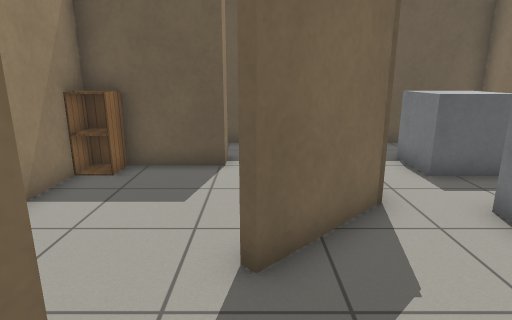
view 1 (above)

17 first-person views from a walk through a robot-simulator world made for Gazebo. The camera is 1.2 m above the floor, tilts 14° down and sees 75° across. The floor is counted in squares, 0.5 m on a side. Each view is taken from the middle of a square. On the plan, view 1 faces up. The plan holds only what a view shows up to about 20 squares ahead; the rest is blank. Gazebo's built-in surfaces are drawn with simple patterns.

view 2
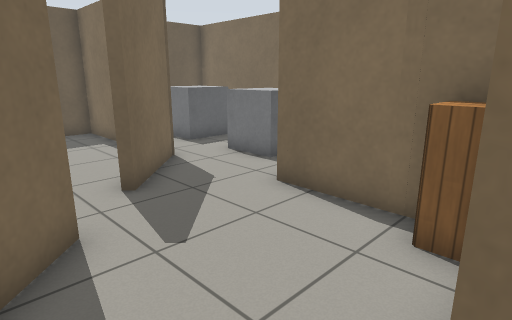

view 3
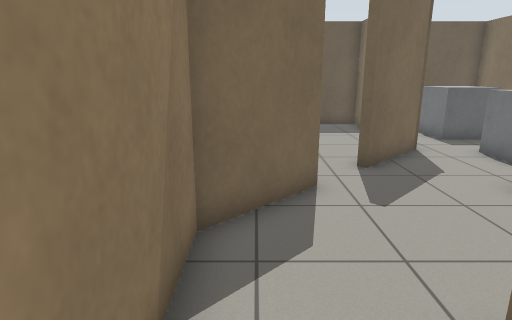

view 4
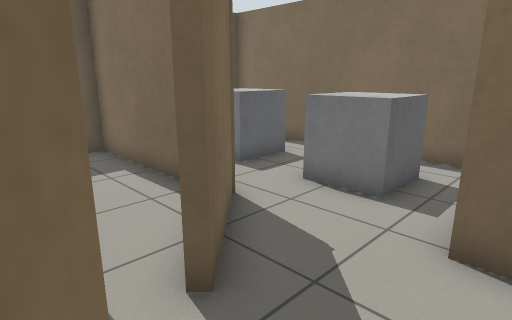

view 5
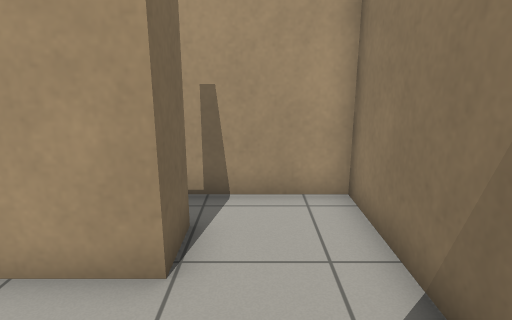

view 6
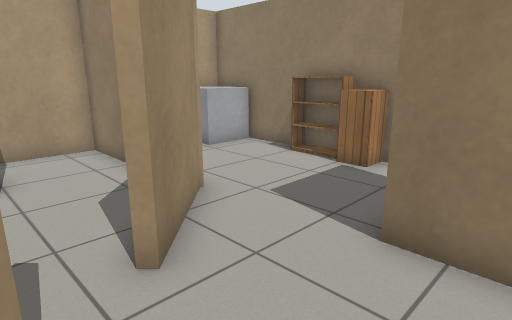

view 7
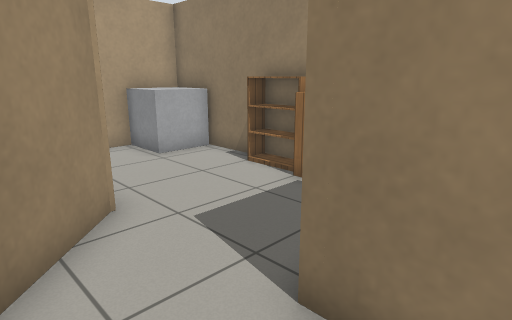

view 8
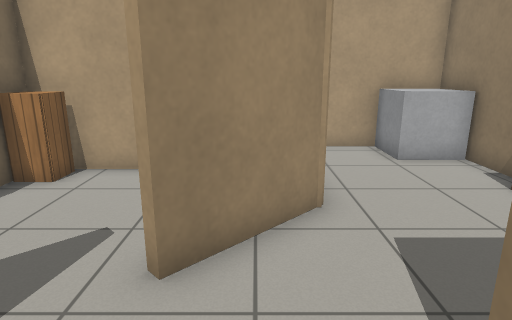

view 9
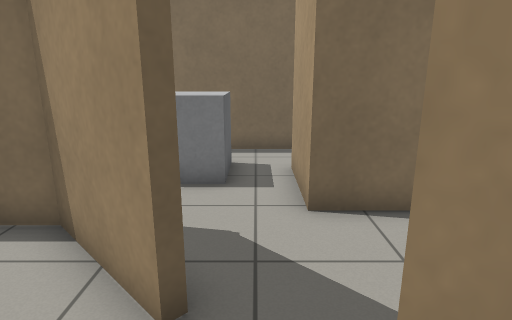

view 10
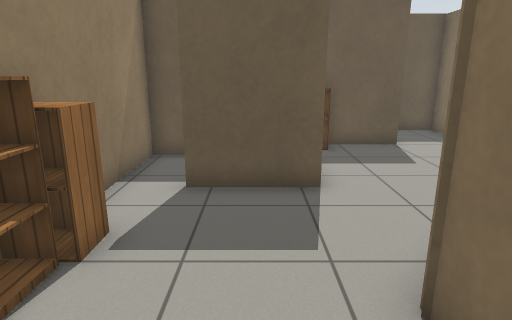

view 11
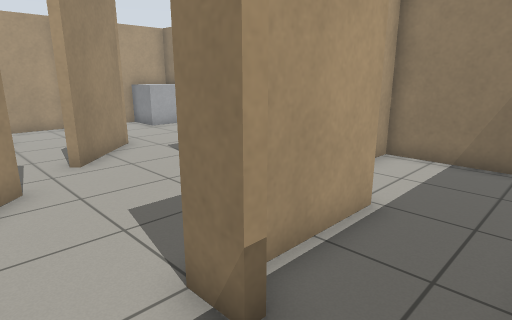

view 12
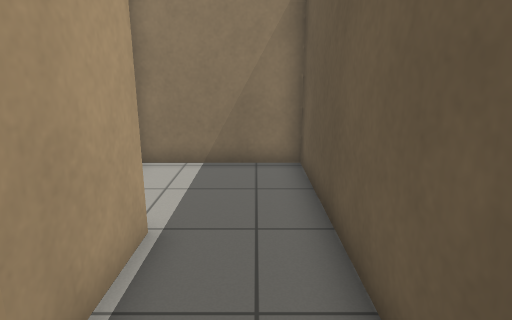

view 13
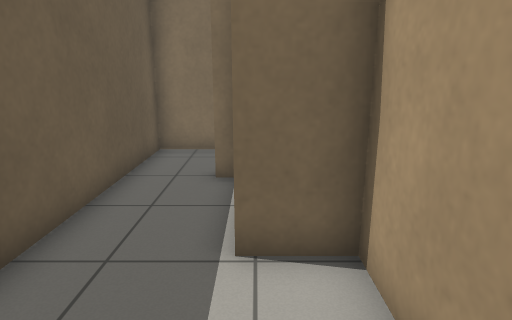

view 14
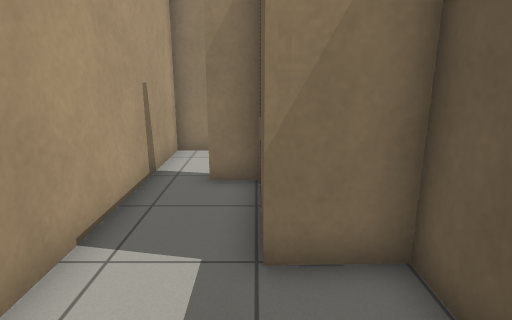

view 15
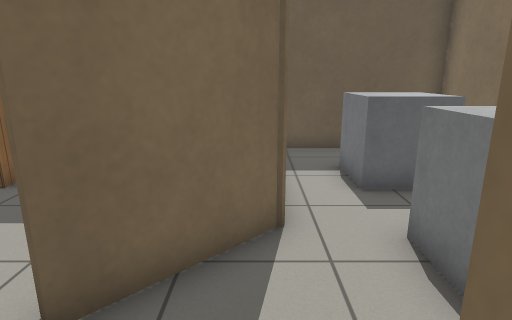

view 16
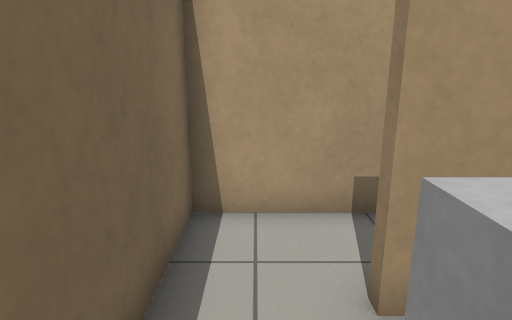

view 17
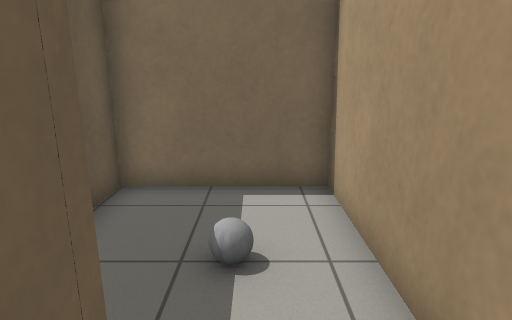

### Floor plan
Ten units are one square. View 1 is at (0, 0); x grows to the right and y downward. Boxes are objects, and circles mark ways between rooms. Rooms are numbered by the first view taken in them; rooms with no view inside come last. Other rooms are left out.
<svg viewBox="-100 -128 187 189">
<path fill="none" stroke="#000" d="M-15 -22 -39 2 -39 46M-9 41 -9 26 27 26 27 -20M10 -47 0 -37M47 10 30 10 31 29 -6 29 -6 41M-39 46 -39 56 82 56 82 10 67 10M-3 -40 21 -64 21 -86M-9 -90 -46 -90 -46 -41M-93 16 -93 33M-42 11 -42 0 -18 -25M-93 -36 -93 -26M-94 56 -55 56M-46 -41 -76 -41M-12 -95 -12 -100 -9 -100 -9 -90M21 -86 21 -123 -93 -123 -93 -76 -49 -76 -49 -93 -19 -93M26 -63 10 -47M27 -20 57 -20M82 -25 82 -123 30 -123M57 -20 57 -16M47 7 82 7 82 -25M-82 -73 -93 -73 -93 -36"/>
<rect x="15" y="15" width="10" height="10" fill="#bbb"><title>cabinet</title></rect>
<rect x="45" y="35" width="10" height="10" fill="#bbb"><title>grey ball</title></rect>
<rect x="-45" y="-85" width="10" height="10" fill="#bbb"><title>cabinet</title></rect>
<rect x="-95" y="35" width="30" height="20" fill="#bbb"><title>other object</title></rect>
<rect x="-95" y="-5" width="10" height="20" fill="#bbb"><title>bookshelf</title></rect>
<rect x="-95" y="-25" width="10" height="20" fill="#bbb"><title>cabinet</title></rect>
<rect x="45" y="-55" width="20" height="20" fill="#bbb"><title>other object</title></rect>
<rect x="45" y="-105" width="20" height="30" fill="#bbb"><title>other object</title></rect>
<circle cx="-25" cy="35" r="3" fill="#2a7"/>
<circle cx="-10" cy="-30" r="3" fill="#2a7"/>
<circle cx="20" cy="-33" r="3" fill="#2a7"/>
<circle cx="-35" cy="-30" r="3" fill="#2a7"/>
<circle cx="5" cy="-90" r="3" fill="#2a7"/>
<circle cx="-85" cy="-40" r="3" fill="#2a7"/>
<circle cx="65" cy="-20" r="3" fill="#2a7"/>
<text x="0" y="0">1</text>
<text x="30" y="40">2</text>
<text x="-20" y="-60">3</text>
<text x="-70" y="10">4</text>
<text x="-40" y="-100">5</text>
<text x="50" y="-70">6</text>
<text x="60" y="-10">7</text>
<text x="-80" y="-50">8</text>
</svg>
Room 1 opens to room 2. Room 1 opens to room 3. Room 1 opens to room 6. Room 3 opens to room 4. Room 3 opens to room 5. Room 4 opens to room 8. Room 6 opens to room 7.

Where each view was taken, in squares from view 1:
view 1: 0 up, 0 right, facing up
view 2: 3 down, 3 left, facing up-right
view 3: 5 down, 3 left, facing up
view 4: 1 up, 2 left, facing up-right
view 5: 1 up, 2 left, facing down
view 6: 6 up, 0 right, facing down-left
view 7: 6 up, 2 left, facing down-left
view 8: 6 up, 3 left, facing down
view 9: 3 up, 3 left, facing right
view 10: 3 down, 6 left, facing up
view 11: 12 up, 1 right, facing down-left
view 12: 11 up, 0 right, facing left
view 13: 9 up, 9 left, facing right
view 14: 3 down, 7 right, facing left
view 15: 1 up, 2 right, facing up
view 16: 5 up, 7 right, facing down
view 17: 4 down, 1 right, facing right
